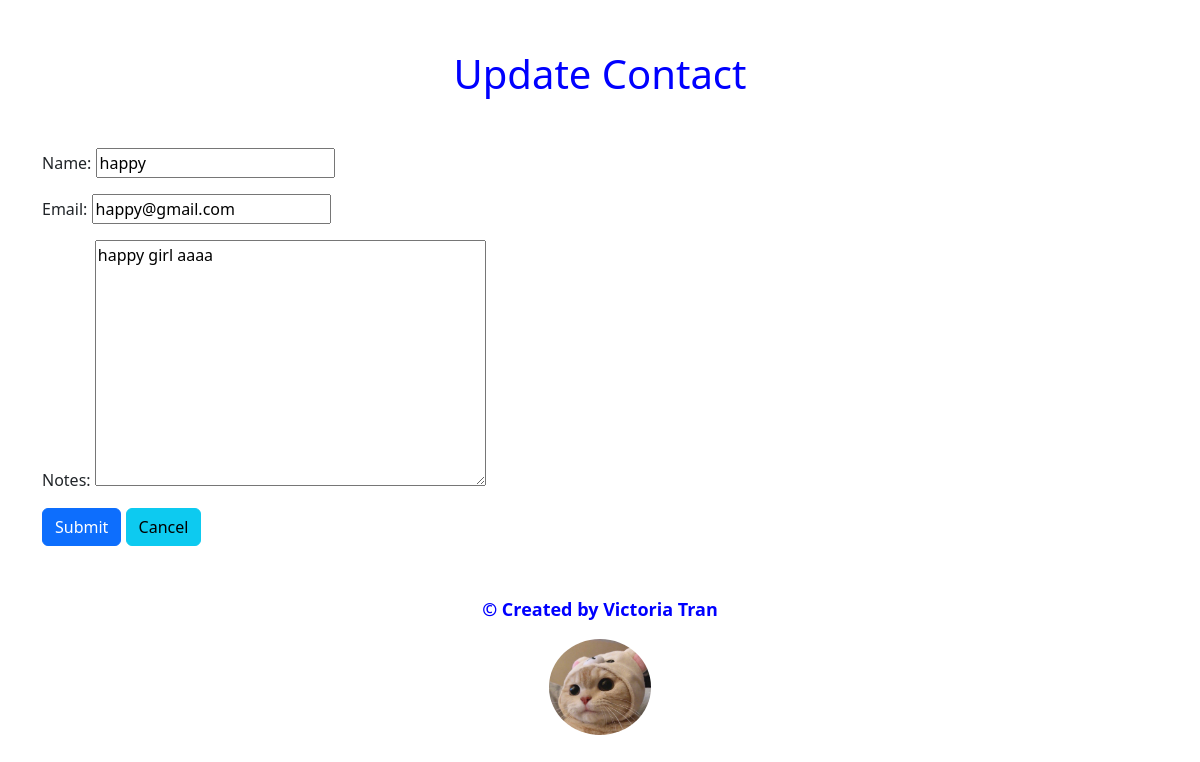
Screenshot of /contact/4/update/ with the database file from the repository.
### contacts/models.py (models this page shows)
class Contact(models.Model):
    name = models.CharField(max_length=20, null=False, unique=True, error_messages={'unique':"Contact with this name already exists."})
    email = models.EmailField(null=False, unique=True, error_messages={
        'unique': "This email is already in use.",
        'required': "Email field cannot be empty.",
        'invalid': "Enter a valid email address."})
    notes = models.TextField(max_length = 200, default="", blank="True") #multiple lines of text
    created_time = models.DateTimeField(auto_now_add=True)

### contacts/views.py (the view)
# urls.py: path("contact/<int:pk>/update/", ContactUpdateView.as_view(), name="contact_update"),
class ContactUpdateView(UpdateView):
    model = Contact
    form_class = ContactForm
    template_name = 'contacts/contact_update.html'
    success_url = reverse_lazy('contact_list')

### contacts/contact_form.py
class ContactForm(ModelForm):
    class Meta:
        model = Contact
        fields = "__all__"

### contacts/templates/contacts/contact_update.html (shortened to what this page needs)
{% extends 'base.html' %}
{% block content %}
<h1>Update Contact</h1>
<form method="post">
    {{ form.as_p}}
    <input class="btn btn-primary" type="submit"/>
    <a class="btn btn-info" href="{% url 'contact_list' %}">Cancel</a>
</form>
{% endblock content %}

### templates/base.html (style rules this page uses)
h1 { text-align: center; margin: 50px; color: blue; }

### rows the page displays
Contact: name "happy", email "happy@gmail.com", notes "happy girl aaaa"
